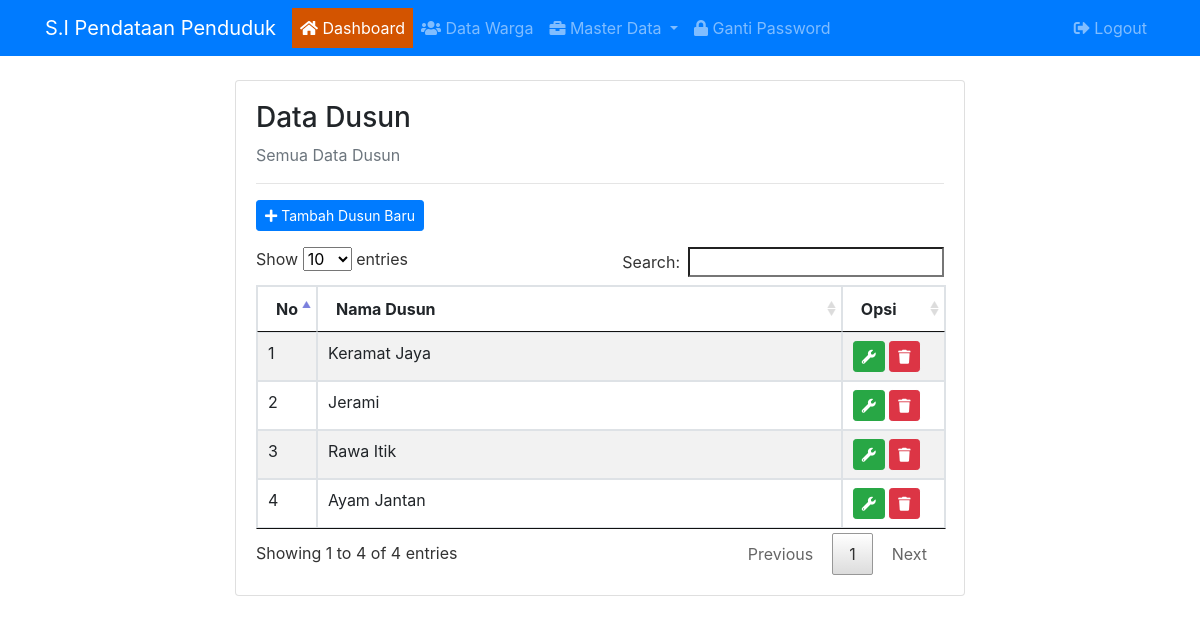
/admin/dusun.php (signed in), run on the app's committed database.
### tables this page shows
CREATE TABLE `dusun` (
  `dusun_id` int(11) NOT NULL,
  `dusun_nama` varchar(50) NOT NULL
);

### admin/dusun.php (the view)
<?php
	include 'header.php';
?>
	<div class="container">
		<div class="row">
			<div class="col-md-8 mx-auto">
				<div class="card">
				<div class="card-body">
					<h3>Data Dusun</h3>
					<p class="text-muted">Semua Data Dusun</p>
					<hr>
					<a href="dusun_tambah.php" class="btn btn-primary btn-sm mb-3"><i class="fa fa-plus"></i> Tambah Dusun Baru</a>
					<table class="table table-bordered table-striped table-hover tabel-saya">
						<thead>
							<tr>
								<th width="1%">No</th>
								<th>Nama Dusun</th>
								<th width="15%">Opsi</th>
							</tr>
						</thead>
						<tbody>
							<?php
								$no = 1;
								$dusun = mysqli_query($koneksi,"SELECT * FROM dusun");
								while($d=mysqli_fetch_array($dusun)){
							?>
						<tr>
							<td><?php echo $no++; ?></td>
							<td><?php echo $d['dusun_nama']; ?></td>
							<td>
								<a href="dusun_edit.php?id=<?php echo $d['dusun_id']?>" class="btn btn-success btn-sm"><i class="fa fa-wrench"></i></a>
								<a href="dusun_hapus.php?id=<?php echo $d['dusun_id']?>" class="btn btn-danger btn-sm"><i class="fa fa-trash"></i></a>
							</td>
						</tr>
						<?php
							}
						?>
						</tbody>
					</table>
				</div>
				</div>
			</div>
		</div>
	</div>
<?php include 'footer.php'; ?>

### data on the page
dusun: dusun_nama "Keramat Jaya"
dusun: dusun_nama "Jerami"
dusun: dusun_nama "Rawa Itik"
dusun: dusun_nama "Ayam Jantan"
